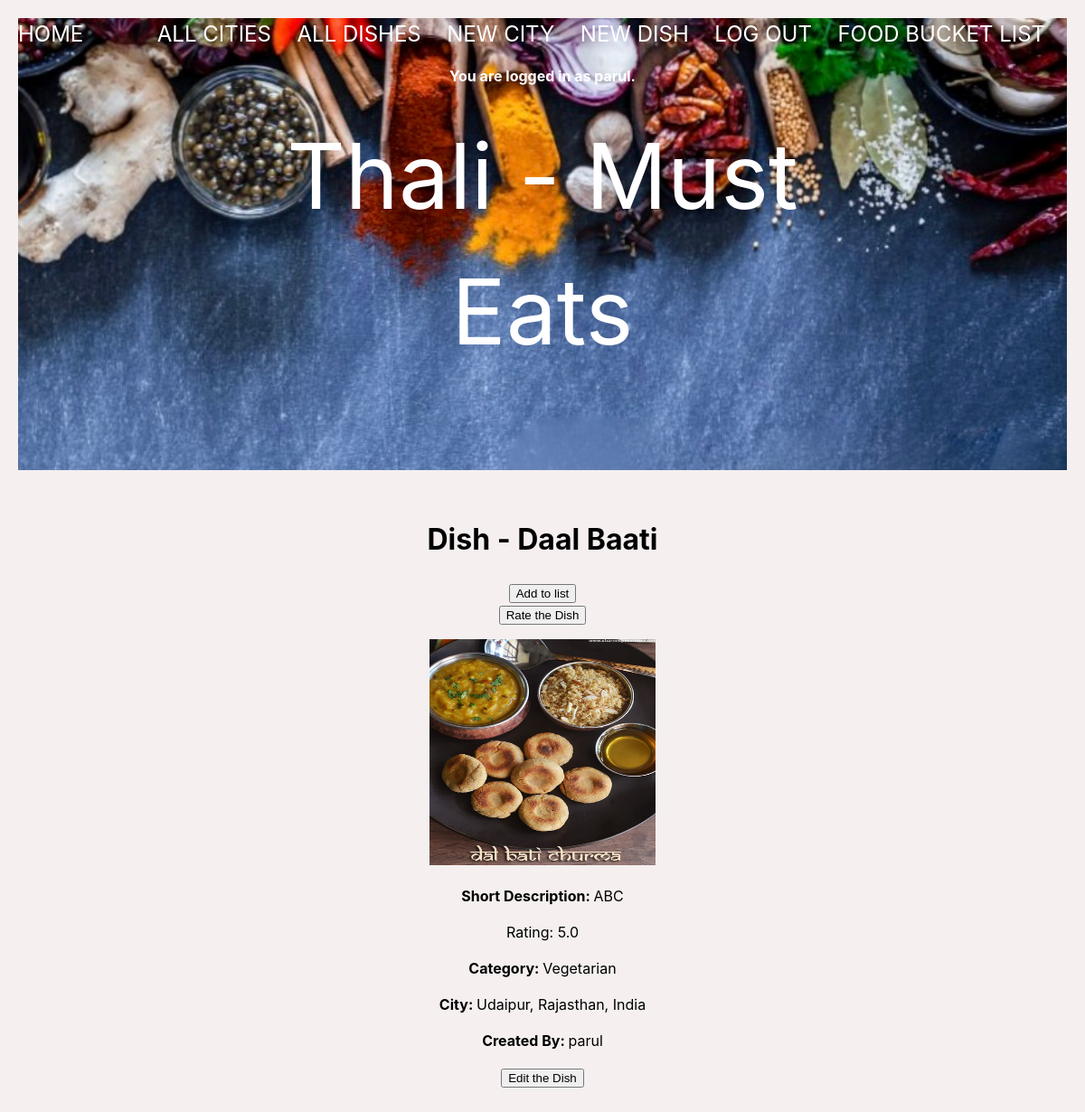
The page /dish/1 (signed in) on the database as committed earlier.
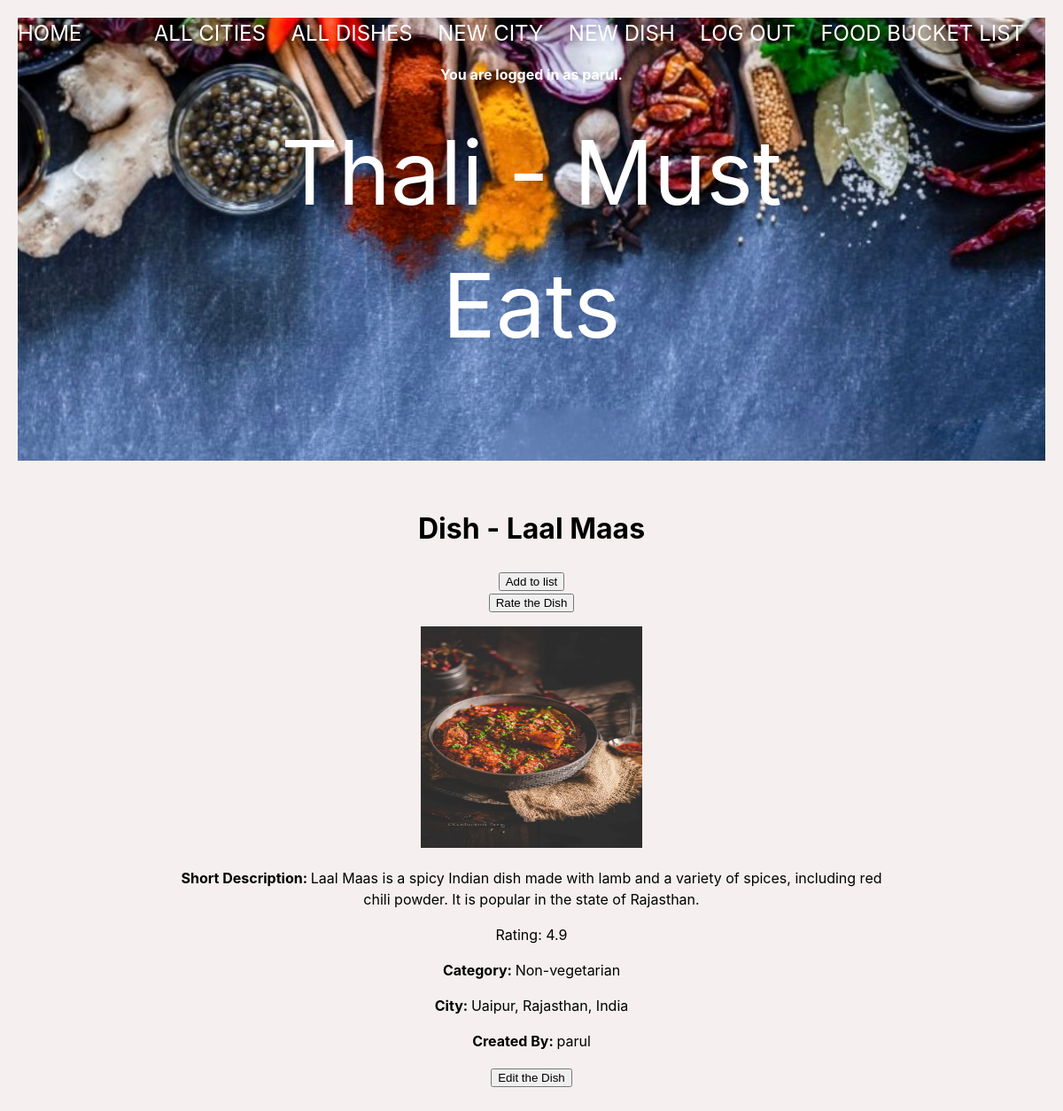
The same page on the database as committed later.
### thali_app/models.py (models this page shows, shortened)
class User(UserMixin, db.Model):
    id = db.Column(db.Integer, primary_key=True)
    username = db.Column(db.String(80), nullable=False)
    password = db.Column(db.String(80), nullable=False)
    favorites_list_user = db.relationship(
        'Dish', secondary='user_favorites_list', back_populates='favorites_list_dishes')
    def __str__(self):
        return f"{self.username}"

class Dish(db.Model):
    id = db.Column(db.Integer, primary_key=True)
    name = db.Column(db.String(80), nullable=False)
    short_desc = db.Column(db.String(250), nullable=False)
    category = db.Column(db.Enum(FoodCategory), default=FoodCategory.OTHER)
    photo_url = db.Column(URLType)
    where_to_eat = db.Column(db.String(80), nullable=False)
    rating = db.Column(db.Float, default=0)
    ratings = db.relationship('Rating', backref='dish')
    city_id = db.Column(
        db.Integer, db.ForeignKey('city.id'), nullable=False)
    city = db.relationship('City', back_populates='dishes')
    created_by_id = db.Column(db.Integer, db.ForeignKey('user.id'))
    created_by = db.relationship('User')
    favorites_list_dishes = db.relationship(
        'User', secondary='user_favorites_list', back_populates='favorites_list_user')

class City(db.Model):
    id = db.Column(db.Integer, primary_key=True)
    name = db.Column(db.String(80), nullable=False)
    state = db.Column(db.String(80), nullable=False)
    region = db.Column(db.String(80), nullable=False)
    country = db.Column(db.String(80), nullable=False)
    short_desc = db.Column(db.String(500), nullable=False)
    dishes = db.relationship('Dish', back_populates='city')
    created_by_id = db.Column(db.Integer, db.ForeignKey('user.id'))
    created_by = db.relationship('User')

### thali_app/main/routes.py (the view)
@main.route('/dish/<dish_id>', methods=['GET', 'POST'])
@login_required
def dish_detail(dish_id):
    dish = Dish.query.get(dish_id)
    return render_template('dish_detail.html', dish=dish)

### thali_app/extensions.py (called while the page is built)
@login_manager.user_loader
def load_user(user_id):
    return User.query.get(user_id)

### thali_app/utils.py (called while the page is built)
    def __str__(self):
        return str(self.value)

### thali_app/templates/dish_detail.html
{% extends 'base.html' %}
{% block content %}
<h1>Dish - {{ dish.name }}</h1>
<form action="/add_to_favorites_list/{{ dish.id }}" method="post">
    <input type="submit" value="Add to list">
</form>
<form action="/dish/{{ dish.id }}/rate" method="post">
    <input type="submit" value="Rate the Dish">
</form>
<p><img src="{{ dish.photo_url }}" width="250px" height="250px"></p>
<p><strong>Short Description: </strong> {{ dish.short_desc }}</p>
<p>Rating: {{ dish.rating }}</p>
<p><strong>Category: </strong> {{ dish.category }}</p>
<p><strong>City: </strong> {{ dish.city.name }}, {{ dish.city.state}}, {{ dish.city.country}}</p>
<p><strong>Created By: </strong>{{ dish.created_by }}</p>
<form action="/dish/{{ dish.id }}/edit" method="post">
    <input type="submit" value="Edit the Dish">
</form>
{% endblock %}

### thali_app/templates/base.html (shortened to what this page needs)
<!DOCTYPE html>
<html>
    <head>
        <link rel="stylesheet" href="/static/style.css">
    </head>
    <body>
        <div class="page-header">
            <header>Thali - Must Eats</header>
            <nav>
                <a href="/">Home</a>
                <div>
                    {% if current_user.is_authenticated %}
                        <a href="/">All Cities</a>
                        <a href="/all_dishes">All Dishes</a>
                        <a href="/new_city">New City</a>
                        <a href="/new_dish">New Dish</a>
                        <a href="/logout">Log Out</a>
                        <a href="/favorites_list">Food Bucket List</a>
                    {% else %}
                    <!-- Only show these links if the current user is NOT
                        authenticated (logged in)! -->
                        <a href="/signup">Sign Up</a>
                        <a href="/login">Log In</a>
                    {% endif %}
                </div>
            </nav>
            {% if current_user.is_authenticated %}
                <p><b>You are logged in as {{ current_user.username }}.</b></p>
            {% endif %}
        </div>
        <div id="content">
            {% block content %}{% endblock %}
        </div>
    </body>
</html>

### thali_app/static/style.css (style rules this page uses)
body { font-family: -apple-system, BlinkMacSystemFont, 'Segoe UI', 'Roboto', 'Oxygen', 'Ubuntu', 'Cantarell', 'Fira Sans', 'Droid Sans', 'Helvetica Neue', sans-serif; -webkit-font-smoothing: antialiased; -moz-osx-font-smoothing: grayscale; line-height: 1.5; margin: 0; padding: 20px; text-align: center; background-color: rgb(245, 239, 239); }
.page-header { background-image: url('/static/img/background.jpeg'); background-size: cover; height: 500px; position: relative; color: #fff; }
.page-header::after { position: absolute; top: 0; left: 0; width: 100%; height: 100%; background-color: rgba(0, 0, 0, 0.4); }
.page-header header { position: absolute; top: 50%; left: 50%; transform: translate(-50%, -50%); text-align: center; color: white; z-index: 1; font-size: 100px; }
nav { display: flex; justify-content: space-between; align-items: center; }
nav a { color: white; font-size: 1.5rem; margin-right: 1.5rem; text-decoration: none; text-transform: uppercase; }
#content { max-width: 800px; margin: 0 auto; padding: 2rem; }

Rows that differ between the two databases and show on the page:
changed Dish: name "Daal Baati" → "Laal Maas"; photo_url: a different picture; short_desc "ABC" → "Laal Maas is a spicy Indian dish made with lamb and a variety of spices, including red chili powder. It is popular in the state of Rajasthan."; rating "5.0" → "4.9"; category "Vegetarian" → "Non-vegetarian"
changed City "Rajasthan": city.name "Udaipur" → "Uaipur"
